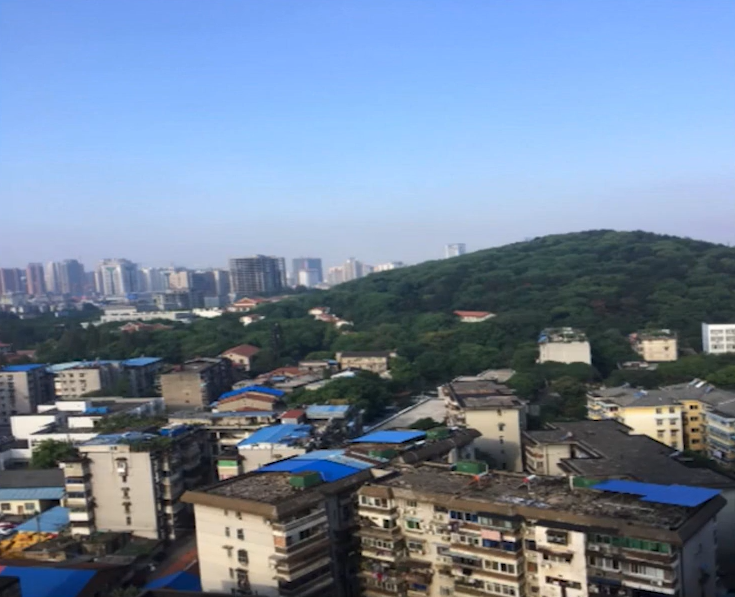
#> input picture OpenCV实战/3_图像拼接/img_stitch1.png, 735 x 597 px
$ python 9_project.py
#> lines starting #> are read from the running program, lines starting #| are printed output that depends on the picture; after the words box and inside, x2 and y2 are one past the last pixel; in counts of white or black regions, pixels touching at a corner belong together; long printed decimals are rounded
import cv2 as cv
import numpy as np

"""

图像拼接步骤:
1. 读取文件, 将图片设置成一样大小的: 640*480. 或者其他常用大小例如1280p, 960p等等
2. 对读取的图片找到特征点, 描述子, 计算单应性矩阵.
3. 根据单应性矩阵对图像进行变换, 然后平移.
4. 拼接, 并输出结果.


image stitch step:
1. read image file, and set image to same size: 640*480, all of is same size comml
2.
"""


def get_homography(img1, img2):
    """
    获取但应矩阵.
    步骤是:
        1. 创建特征转换对象: 例如SIFT, SURF, ORB
        2. 通过特征转换对象, 获得特征点和描述子.
        3. 创建特征匹配器. 一种是BF(暴力), 另一种是FALNN
        4. 进行特征匹配.
        5. 过滤一些不好的特征点. 这样计算单应性矩阵才是最好的. 后续拼接图像效果才好.

    :param img1:
    :param img2:
    :return:
    """

    # 创建SIFT对象.
    sift = cv.SIFT_create()

    # 特征点和描述点计算:
    kp1, des1 = sift.detectAndCompute(img1, None)  # img, mask
    kp2, des2 = sift.detectAndCompute(img2, None)

    # 创建特征匹配器: 使用BF匹配
    bf = cv.BFMatcher()
    # 使用knn匹配
    matches = bf.knnMatch(  # 返回匹配点.
        des1,
        des2,
        k=2,  # 最接近的几个匹配点, 也就是我们只是选择最接近的几个点.
    )

    # 检测过滤的点:
    verify_ratio = 0.8  # 就是筛选的阈值. 一般取0.7, 0.8左右
    verify_matches = list()
    # 就是判断, 距离的阈值, 越小则匹配精准度越高
    for m1, m2 in matches:
        if m1.distance < verify_ratio * m2.distance:
            verify_matches.append(m1)

    # 拿到验证之后的特征点, 然后我们就可以计算单应矩阵了, 不过我们还需要进行判断.
    # 因为单应矩阵是进行透视变换的矩阵, 如果使用透视变换, 则需要四个点以上.
    if len(verify_matches) >= 8:  # 设置最小的匹配点数目, 这样效果可能会更好.
        img1_pts = list()
        img2_pts = list()
        # 得到过滤后的, img的匹配点. 我们不是要全部的了.
        for m in verify_matches:  # 遍历验证后的坐标.
            # m.queryIdx对应的索引.
            img1_pts.append(kp1[m.queryIdx].pt)  # 这个是查询idx
            img2_pts.append(kp2[m.trainIdx].pt)  # 这个是训练idx
            # .pt的数据格式: [(x1, y2), ...]
            # 而img_pts需要的是: [[], [], ...] # 这种格式.

        img1_pts = np.array(img1_pts, np.float32).reshape(-1, 1, 2)  # 这样就符合findHomography()所需要的数据格式了.
        img2_pts = np.array(img2_pts, np.float32).reshape(-1, 1, 2)

        H, mask = cv.findHomography(img1_pts, img2_pts, cv.RANSAC, 5.0)  # 计算单应矩阵.
        # H是单应矩阵, mask是掩码.

        return H


    else:
        print("无法计算单应矩阵")


def stitch_image(img1, img2, H):
    # 获得每个图片四个角点. 然后对整张图片进行变换, 这样最后才能进行拼接.
    # 对图片进行变换: 首先通过单应矩阵, 进行透视变换, 然后将图片进行平移.
    # 创建一张大的幕布. 然后将两张图拼接在一起.
    # 将结果输出.
    # [[], [], ...]

    # 角点: 按照逆时针进行, 这个顺序也是在图像领域中约定俗称的领域
    # 获得原始图像的高, 宽
    h1, w1, _ = img1.shape
    h2, w2, _ = img2.shape

    # 然后我们就可以定义角点了.
    # 后续计算我们都是使用float32进行计算, 然后拓展为三维. 后续计算
    img1_dims = np.float32([[0, 0], [0, h1], [w1, h1], [w1, 0]]).reshape(-1, 1, 2)
    img2_dims = np.float32([[0, 0], [0, h2], [w2, h2], [w2, 0]]).reshape(-1, 1, 2)

    # 然后进行变换.
    # 对图像1进行变换:
    img1_transform = cv.perspectiveTransform(  # 经过变换之后的坐标
        src=img1_dims,  # 对图像1进行变换
        m=H,  # 矩阵.
    )
    # print(img1_dims)
    # print(img1_transform)  # 有负值, 因此是超越了画布了的.

    # 然后准备大的画幕
    # 我们如何计算变换后的宽高呢。 实际上就是x, y轴方向上的最大值-最小值, 得到的就是和高.
    # 因此我们需要知道最大值和最小值.
    result_dims = np.concatenate([img2_dims, img1_transform], axis=0)  # 获取集合 # 进行横向拼接
    print(result_dims)  # 就是将两张图的角点进行拼接.
    [x_min, y_min] = np.int32(result_dims.min(axis=0).ravel() - 0.5)  # 按照x轴, 进行找最小, 返回float, 并且是二维. 因此我们使用revel进行平坦.
    [x_max, y_max] = np.int32(result_dims.max(axis=0).ravel() + 0.5)
    # 并且害怕数组越界, 取最小值时,应该舍去. 因此是-0.5
    # 取最大值时, 应该是进位, 因此是+0.5
    # print( [x_min, y_min])  # [[-772.9236  -179.28111]]

    # 因为img1是一部分在外面, 因此我们需要平移.
    # 然后进行平移. 平移的距离其实就是x,y的最小值, 因为都是负数, 直接移过来就好了
    transform_dist = [-x_min, -y_min]

    transform_matrix = np.array([
        [1, 0, transform_dist[0]],
        [0, 1, transform_dist[1]],
        [0, 0, 1]
    ])
    # 投影变换:
    # cv.warpPerspective()
    result_img = cv.warpPerspective(
        img1,
        np.dot(transform_matrix, H),
        (x_max - x_min, y_max - y_min)  # 目标图像的大小, 就是宽高
    )
    # print(result_img) # 效果就是
    # 效果就是目前是一个大的画幕, 不过变换的角度已经是与第二张图片是一致的了
    # 下一步我们就是将图像平移过来, 平移距离就是x,y的min

    # 矩阵平移, 其实就是乘以一个齐次坐标. 就可以平移过来了.
    # [1, 0, dx]
    # [0, 1, dy]
    # [0, 0, 1] # 这就是平移矩阵.
    # transform_matrix = np.array([
    #     [1, 0, transform_dist[0]],
    #     [0, 1, transform_dist[1]],
    #     [ 0, 0, 1]
    # ])
    # 不过矩阵的平移我们合于上一步:

    # 然后就是进行拼接了. 将图片二拼接到图片1.
    result_img[
    transform_dist[1]:transform_dist[1] + h2,  # y轴
    transform_dist[0]:transform_dist[0] + w2  # x轴.
    ] = img2  # 复制进去

    # 剩下的就是对图片进行最后的优化了, 对接缝处进行优化, 然后进行裁剪.
    # 接缝处就是: transform_dist
    # 所以我们应该做的就是平均
    result_img[
        transform_dist[1]:transform_dist[1] + h2,
        transform_dist[0]+1
    ] = cv.addWeighted(
        result_img[
        transform_dist[1]:transform_dist[1] + h2,
        transform_dist[0] + 2
        ], 0.5,
        result_img[
        transform_dist[1]:transform_dist[1] + h2,
        transform_dist[0] - 2], 0.5,
        -5
    )

    return result_img  #


def main() -> None:
    # 读取
    img1 = cv.imread("img_stitch1.png")
#> img1 is the input picture: shape (597, 735, 3); mean B, G, R 155, 131.8, 114.2
    img2 = cv.imread("img_stitch2.png")
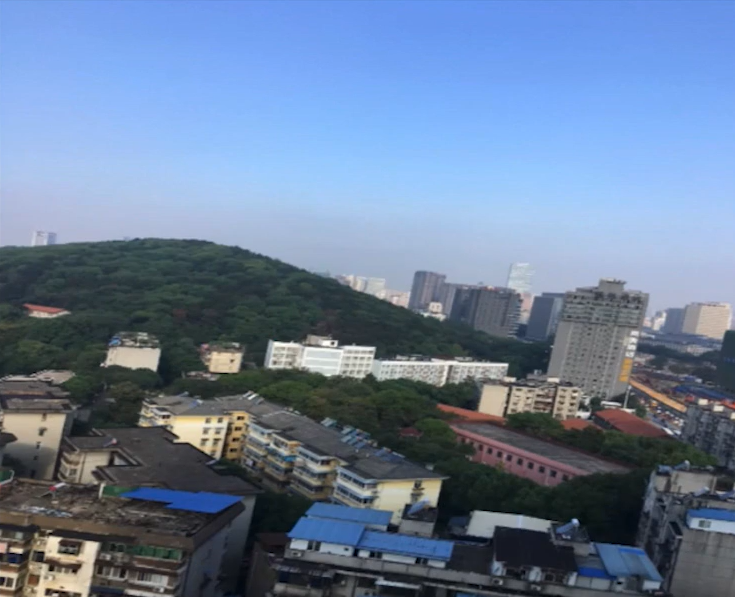
#> input picture OpenCV实战/3_图像拼接/img_stitch2.png, 735 x 597 px
#> img2 is the input picture: shape (597, 735, 3); mean B, G, R 153.5, 125.5, 105.6

    # 尺寸的设置, 设置成为同样的大小: 具体的大小, 根据素材来选择.
    img1 = cv.resize(img1, (640, 480))
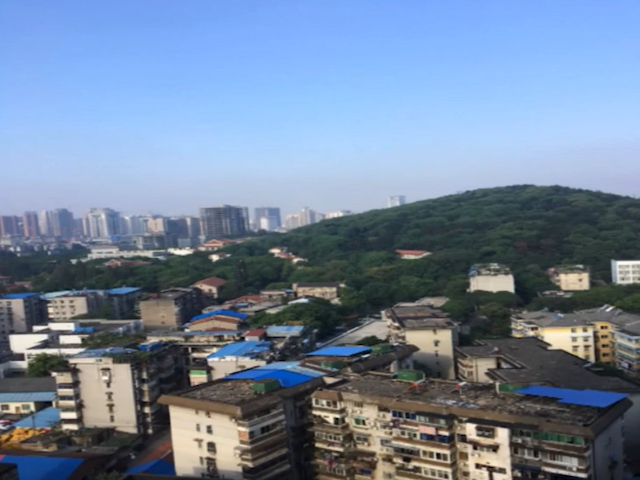
#> img1: shape (480, 640, 3); mean B, G, R 154.9, 131.7, 114.1
    img2 = cv.resize(img2, (640, 480))
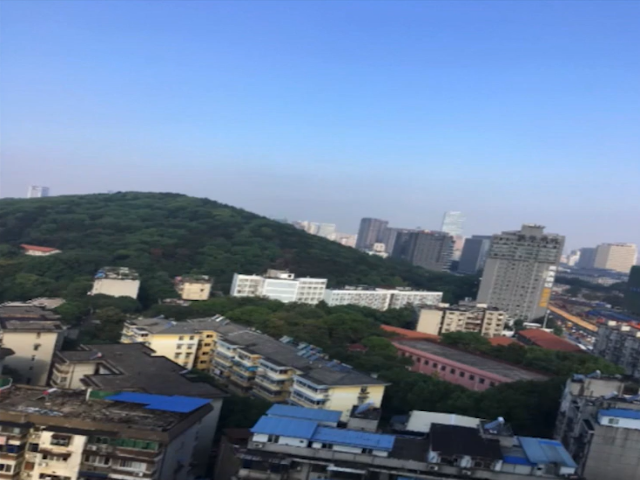
#> img2: shape (480, 640, 3); mean B, G, R 153.4, 125.4, 105.5
    # 看一下:
    # cv.imshow("np.hstack([img1, img2])", np.hstack([img1, img2]))
    # 这个api的意思就是将图片横向拼接在一起, 要使用[]括起来.

    # 2. 对读取的图片找到特征点, 描述子, 计算单应性矩阵.
    H = get_homography(img1, img2)  # 计算单应性矩阵, 返回的就是单应矩阵
#> in get_homography, `kp1, des1 = sift.detectAndCompute(img1, None)`: kp1 = 2194 keypoints; strongest (x, y, size): (215, 257, 4.5), (478, 466, 4.1), (73, 415, 4.8), (502, 435, 9.8)
#> in get_homography, `kp2, des2 = sift.detectAndCompute(img2, None)`: kp2 = 1720 keypoints; strongest (x, y, size): (78, 442, 9.7), (45, 439, 10.2), (195, 290, 16.1), (283, 287, 23.2)
#> in get_homography, `matches = bf.knnMatch(`: matches = 2194 matches
#> after the loop in get_homography, `for m1, m2 in matches:`: verify_matches = 335 matches
#> after the loop in get_homography, `for m in verify_matches:`: img1_pts = 335 pairs, first value 14.17 to 633, second value 175.7 to 474.4; img2_pts = 335 pairs, first value 7.93 to 617.2, second value 186.9 to 475.4
#> in get_homography, `img1_pts = np.array(img1_pts, np.float32).reshape(-1, 1, 2)`: img1_pts = 335 rows, first 8: [14.17, 466.3], [22.09, 289.8], [32.18, 217.9], [44.29, 336.7], [45.86, 445.2], [46.06, 324.4], [57.43, 370.7], [71.43, 360.8]
#> in get_homography, `img2_pts = np.array(img2_pts, np.float32).reshape(-1, 1, 2)`: img2_pts = 335 rows, first 8: [51.94, 443.4], [249.6, 451.6], [444.1, 240.1], [586.7, 308.9], [617.2, 328.3], [433.8, 425.9], [379.9, 258], [443.1, 330.9]
#> in get_homography, `H, mask = cv.findHomography(img1_pts, img2_pts, cv.RANSAC, 5.0)`: H = [[1.61, -0.475, -488.2], [0.394, 1.43, -179.3], [0.00102, -0.000153, 1]]; mask = 335 values, max 1 at index 24, min 0 at index 0, mean 0.881
    print(H)
#| [[ 1.60823124e+00 -4.75275660e-01 -4.88154865e+02]
#|  [ 3.93610266e-01  1.42828182e+00 -1.79281108e+02]
#|  [ 1.01778707e-03 -1.52657469e-04  1.00000000e+00]]

    # 3. 实现图像的拼接
    result = stitch_image(img1, img2, H)
#> in stitch_image, `img1_transform = cv.perspectiveTransform(`: img1_transform = [[-488.2, -179.3], [-772.9, 546.3], [198.3, 480.5], [327.7, 43.98]]
#> in stitch_image, `result_dims = np.concatenate([img2_dims, img1_transform], axis=0)`: result_dims = [[0, 0], [0, 480], [640, 480], [640, 0], [-488.2, -179.3], [-772.9, 546.3], [198.3, 480.5], [327.7, 43.98]]
#| [[[   0.          0.      ]]
#|  [[   0.        480.      ]]
#|  [[ 640.        480.      ]]
#|  [[ 640.          0.      ]]
#|  [[-488.155  -179.281 ]]
#|  [[-772.9236    546.327 ]]
#|  [[ 198.3266    480.4517  ]]
#|  [[ 327.673    43.981]]]
#> in stitch_image, `[x_min, y_min] = np.int32(result_dims.min(axis=0).ravel() - 0.5)`: x_min = -773; y_min = -179
#> in stitch_image, `[x_max, y_max] = np.int32(result_dims.max(axis=0).ravel() + 0.5)`: x_max = 640; y_max = 546
#> in stitch_image, `transform_dist = [-x_min, -y_min]`: transform_dist = [773, 179]
#> in stitch_image, `transform_matrix = np.array([ [1, 0, transform_dist[0]], [0, 1, transf..`: transform_matrix = [[1, 0, 773], [0, 1, 179], [0, 0, 1]]
#> in stitch_image, `result_img = cv.warpPerspective( img1, np.dot(transform_matrix, H), (x..`:
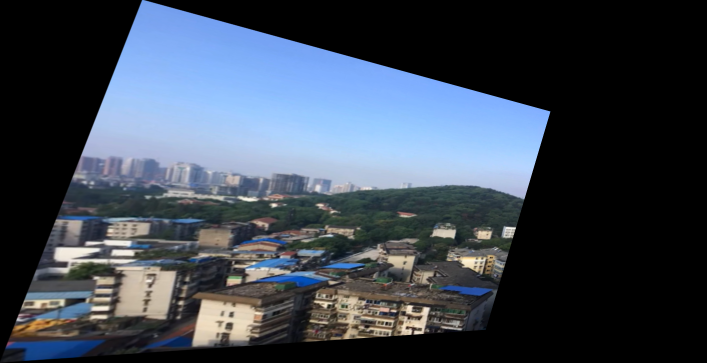
#> result_img: shape (725, 1413, 3) (shown at 1/2 size); mean B, G, R 81, 68.8, 60
#> in stitch_image, `result_img[ transform_dist[1]:transform_dist[1] + h2,`:
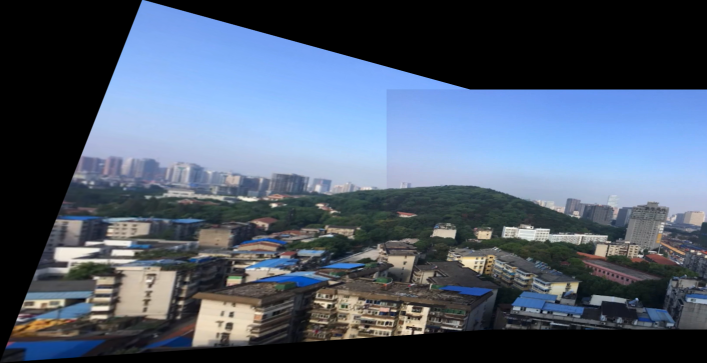
#> result_img: shape (725, 1413, 3) (shown at 1/2 size); mean B, G, R 107.9, 90.1, 77.8
#> in stitch_image, `result_img[ transform_dist[1]:transform_dist[1] + h2, transform_dist[0..`: result_img: shape (725, 1413, 3); 0.05% of pixels changed, all inside (x1, y1, x2, y2) = (774, 179, 775, 659)

    cv.imshow("test", result)
    cv.waitKey(0)

    cv.destroyAllWindows()


if __name__ == '__main__':
    main()
